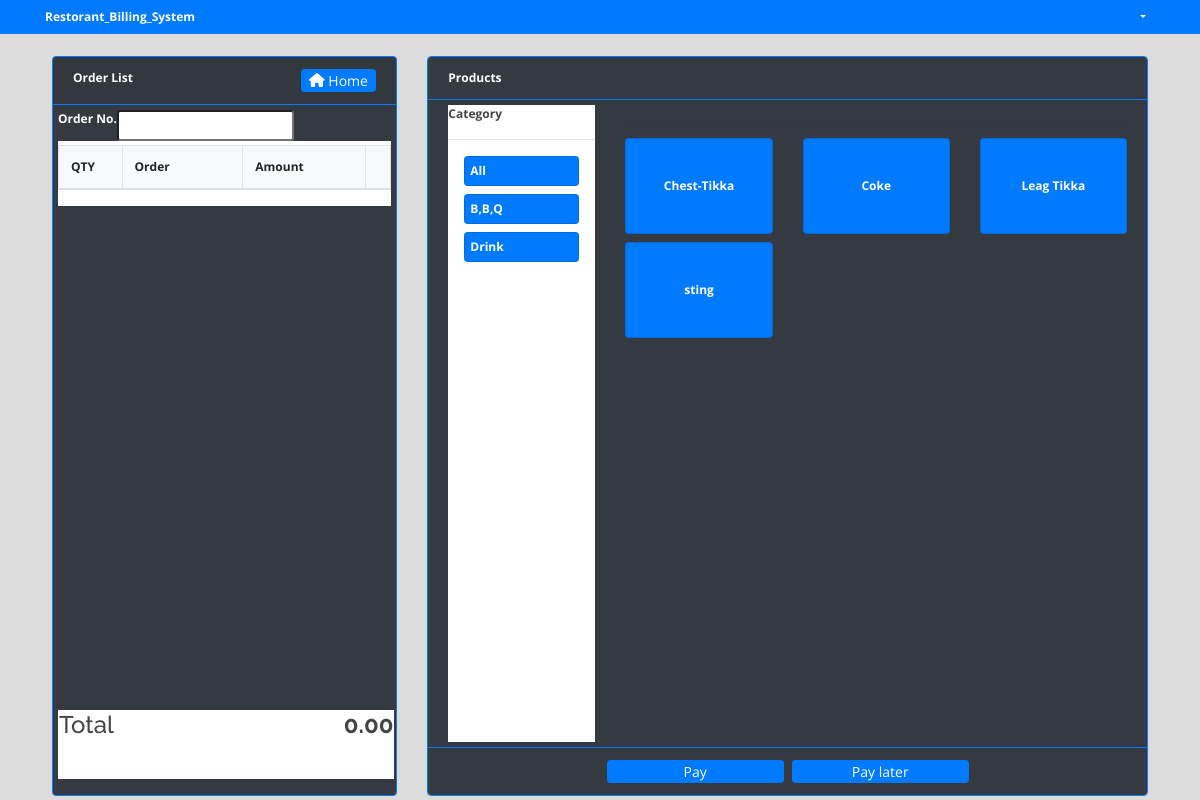
The app's page /billing/index.php with its own data.
### tables this page shows
CREATE TABLE `categories` (
  `id` int(30) NOT NULL,
  `name` varchar(200) NOT NULL,
  `description` text NOT NULL
);

CREATE TABLE `products` (
  `id` int(30) NOT NULL,
  `category_id` int(30) NOT NULL,
  `name` varchar(200) NOT NULL,
  `description` text NOT NULL,
  `price` float NOT NULL,
  `status` tinyint(1) NOT NULL DEFAULT 1 COMMENT '0=Unavailable,1=Available'
);

### billing/home.php (the view, shortened to what this page needs)
<?php include '../db_connect.php' ?>
<div class="container-fluid o-field">
	<div class="row mt-3 ml-3 mr-3">
        <div class="col-lg-4">
           <div class="card bg-dark border-primary">
                <div class="card-header text-white  border-primary">
                    <b>Order List</b>
                <span class="float:right"><a class="btn btn-primary btn-sm col-sm-3 float-right" href="../index.php" id="">
                    <i class="fa fa-home"></i> Home
                </a></span>
                </div>
               <div class="card-body">
            <form action="" id="manage-order">
                <div class="bg-white" id='o-list'>
                            <div class="d-flex w-100 bg-dark mb-1">
                                <label for="" class="text-white"><b>Order No.</b></label>
                                <input type="number" class="form-control-sm" name="order_number" value="<?php echo isset($order_number) ? $order_number : '' ?>" required>
                            </div>
                   <table class="table table-bordered bg-light" >
                        <colgroup>
                            <col width="20%">
                            <col width="40%">
                            <col width="40%">
                            <col width="5%">
                        </colgroup>
                       <thead>
                           <tr>
                               <th>QTY</th>
                               <th>Order</th>
                               <th>Amount</th>
                               <th></th>
                           </tr>
                       </thead>
                   </table>
                </div>
                   <div class="d-block bg-white" id="calc">
                       <table class="" width="100%">
                           <tbody>
                                <tr>
                                   <td><b><h4>Total</h4></b></td>
                                   <td class="text-right">
                                       <span class=""><h4><b id="total_amount">0.00</b></h4></span>
                                   </td>
                               </tr>
                           </tbody>
                       </table>
                   </div>
           </form>
               </div>
           </div>
        </div>
        <div class="col-lg-8  p-field">
            <div class="card border-primary">
                <div class="card-header bg-dark text-white  border-primary">
                    <b>Products</b>
                </div>
                <div class="card-body bg-dark d-flex" id='prod-list'>
                    <div class="col-md-3">
                        <div class="w-100 pr-0 bg-white" id="cat-list">
                            <b>Category</b>
                            <hr>
                            <div class="card bg-primary mx-3 mb-2 cat-item" style="height:auto !important;" data-id = 'all'>
                                <div class="card-body">
                                    <span><b class="text-white">
                                        All
                                    </b></span>
                                </div>
                            </div>
                            <?php
                            $qry = $conn->query("SELECT * FROM categories order by name asc");
                            while($row=$qry->fetch_assoc()):
                            ?>
                            <div class="card bg-primary mx-3 mb-2 cat-item" style="height:auto !important;" data-id = '<?php echo $row['id'] ?>'>
                                <div class="card-body">
                                    <span><b class="text-white">
                                        <?php echo ucwords($row['name']) ?>
                                    </b></span>
                                </div>
                            </div>
                            <?php endwhile; ?>
                        </div>
                    </div>
                    <div class="col-md-9">
                        <hr>
                        <div class="row">
                            <?php
                            $prod = $conn->query("SELECT * FROM products where status = 1 order by name asc");
                            while($row=$prod->fetch_assoc()):
                            ?>
                            <div class="col-md-4 mb-2">
                                <div class="card bg-primary prod-item" data-json = '<?php echo json_encode($row) ?>' data-category-id="<?php echo $row['category_id'] ?>">
                                    <div class="card-body">
                                        <span><b class="text-white">
                                            <?php echo $row['name'] ?>
                                        </b></span>
                                    </div>
                                </div>
                            </div>
                        <?php endwhile; ?>
                        </div>
                    </div>
                </div>
            <div class="card-footer bg-dark  border-primary">
                <div class="row justify-content-center">
                    <div class="btn btn btn-sm col-sm-3 btn-primary mr-2" type="button" id="pay">Pay</div>
                    <div class="btn btn btn-sm col-sm-3 btn-primary" type="button" id="save_order">Pay later</div>
                </div>
            </div>
            </div>
        </div>
    </div>
</div>

### assets/css/style.css (style rules this page uses)
body { font-family: "Open Sans", sans-serif; color: #444444; width: 100%; height: calc(100%); font-size: 12px; }
a { color: #1977cc; }
h1, h2, h3, h4, h5, h6 { font-family: "Raleway", sans-serif; }
.justify-content-center { justify-content: center !important; }
.btn-sm { padding: .0001rem .2rem; }

### billing/index.php (style rules this page uses)
body { background: #80808045; position: fixed; width: calc(100%); height: calc(100%); overflow: auto; }

### billing/home.php (style rules this page uses)
main .card { height:calc(100%); }
main .card-body { height:calc(100%); overflow: auto; padding: 5px; position: relative; }
main .container-fluid, main .container-fluid>.row,main .container-fluid>.row>div { height:calc(100%); }
#o-list { height: calc(87%); overflow: auto; }
#calc { position: absolute; bottom: 1rem; height: calc(10%); width: calc(98%); }
.prod-item { min-height: 12vh; cursor: pointer; }
.prod-item .card-body { display: flex; justify-content: center; align-items: center; }
#cat-list { height: calc(100%) }
.cat-item { cursor: pointer; }

### records on screen
categories: name "B,B,Q"
categories: name "Drink"
products: name "Chest-Tikka"
products: name "Coke"
products: name "Leag Tikka"
products: name "sting"
